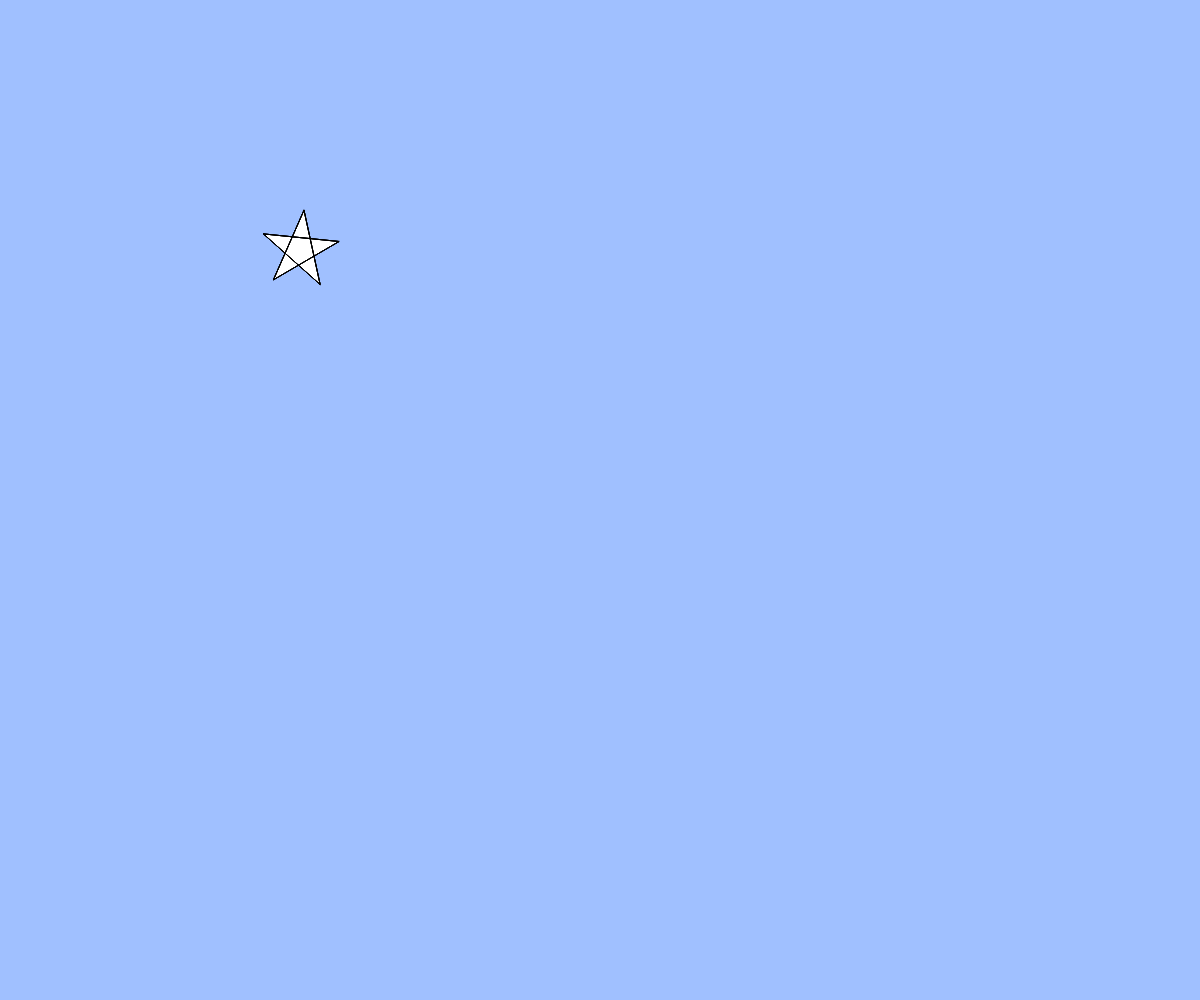
Frame 1 (no input)
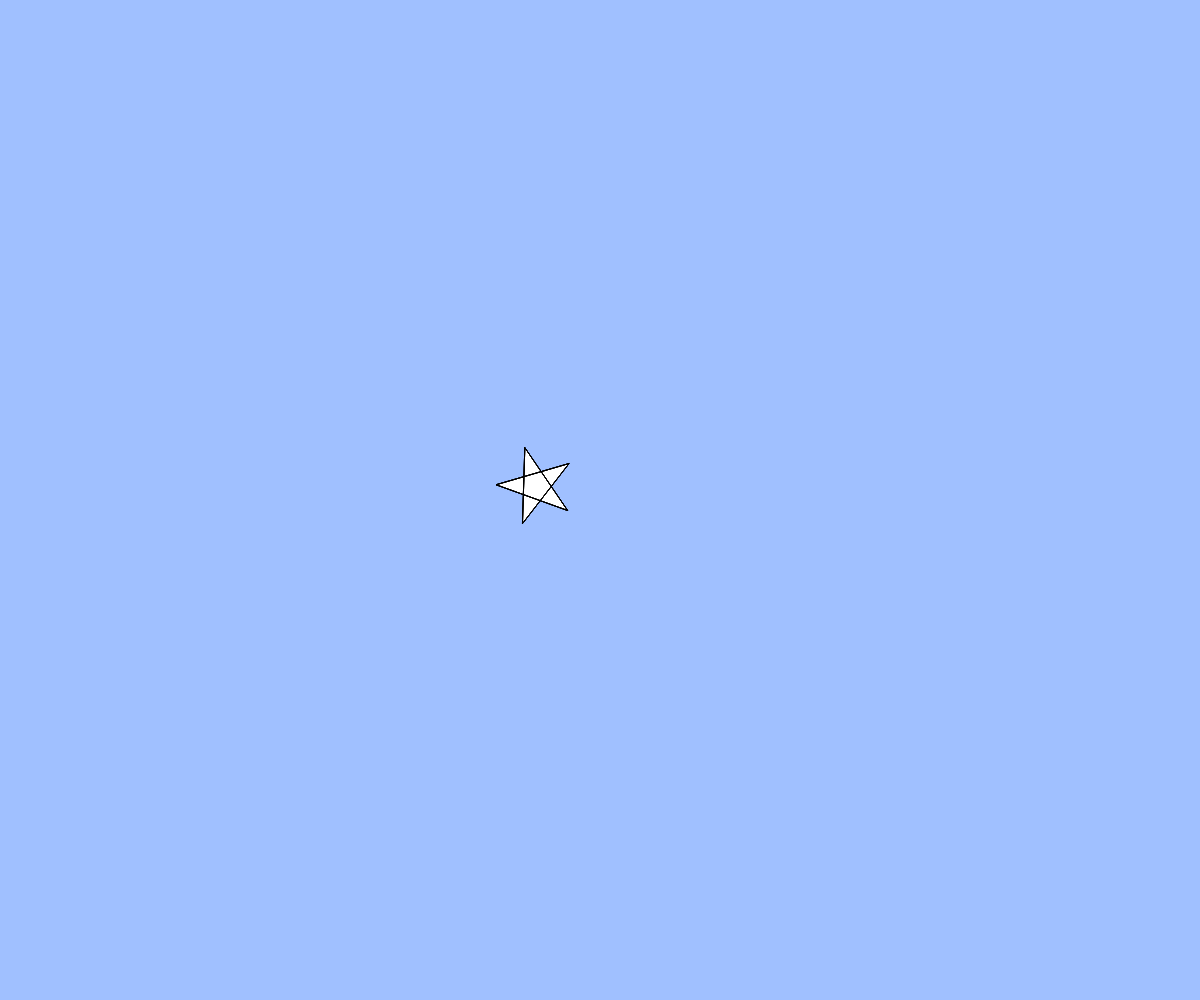
Frame 60 (no input)
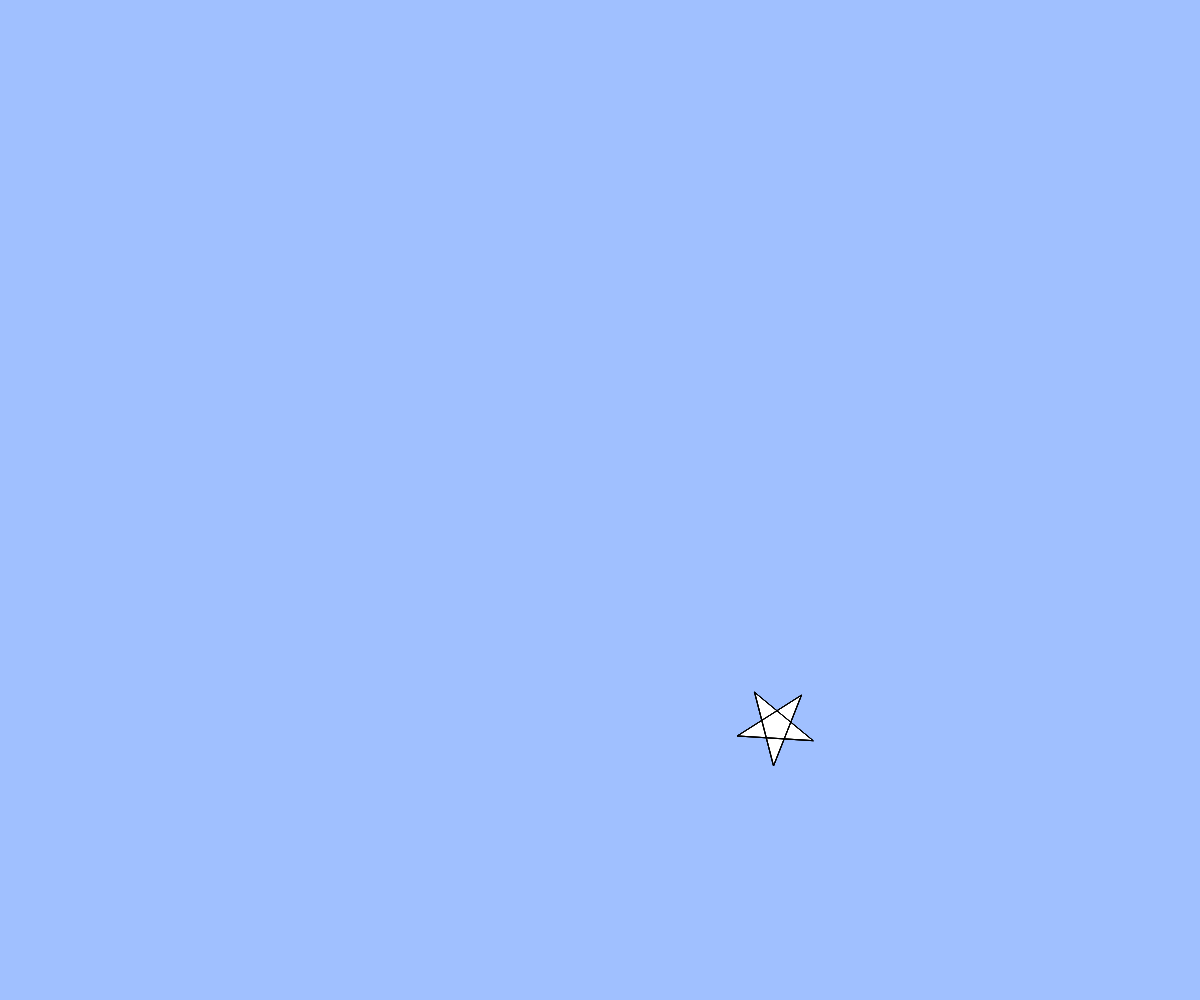
Frame 120 (the mouse pressed at the canvas centre since frame 60)

The p5.js sketch that drew these frames (run headless with seeded random() and noise() and a simulated clock; from frame 60 on, the mouse is pressed at the canvas centre):

// p5.js sketch
// ── sketch.js
// テキスト「アニメーション」
let x, y, vx, vy, angle;

function setup(){
  createCanvas(windowWidth, windowHeight);
  x = width / 4;
  y = height / 4;
  vx = 4;
  vy = 4;
  angle = 0;
}

function draw(){
  background(160, 192, 255);
  // BLANK[2] (hint: 作った star 関数を使います)
  angle += 0.1;
  star(x, y, 40, angle);
  x += vx;
  y += vy;

  // 端の処理パターン (1) 反対側から出てくる
  // if(x > width){ x = 0; }
  // else if(x < 0){ x = width; }
  // if(y > height){ y = 0; }
  // if(y < 0){ y = height; }

  if(x < 0 || x > width) {
    vx = -1 * vx;
  }
  if(y < 0 || y > height) {
    vy = -1 * vy;
  }
  x = constrain(x, 0, width);
  y = constrain(y, 0, height);
}

function star(cx, cy, r, angle){
  beginShape();
  for(var i = 0; i < 20; i++){
    var theta = TWO_PI * i * 2 / 5 -  HALF_PI ;
    // BLANK[1] (hint: angle 分だけ星を回転させるには？)
    theta = theta + angle;
    var x = cx + cos(theta) * r;
    var y = cy + sin(theta) * r;
    vertex(x,y);
  }
  endShape(CLOSE);
}

function windowResized(){
  resizeCanvas(windowWidth, windowHeight);
}

function mouseClicked(){
  x = mouseX;
  y = mouseY;
}
